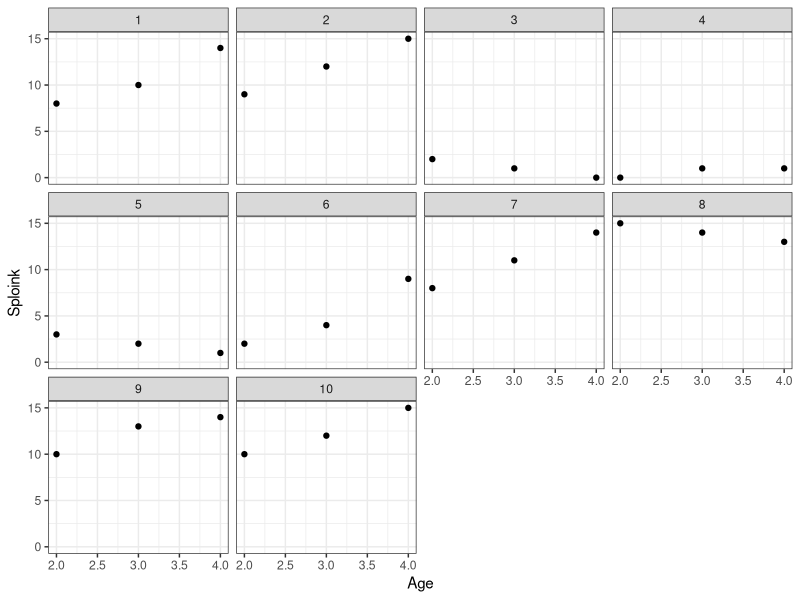
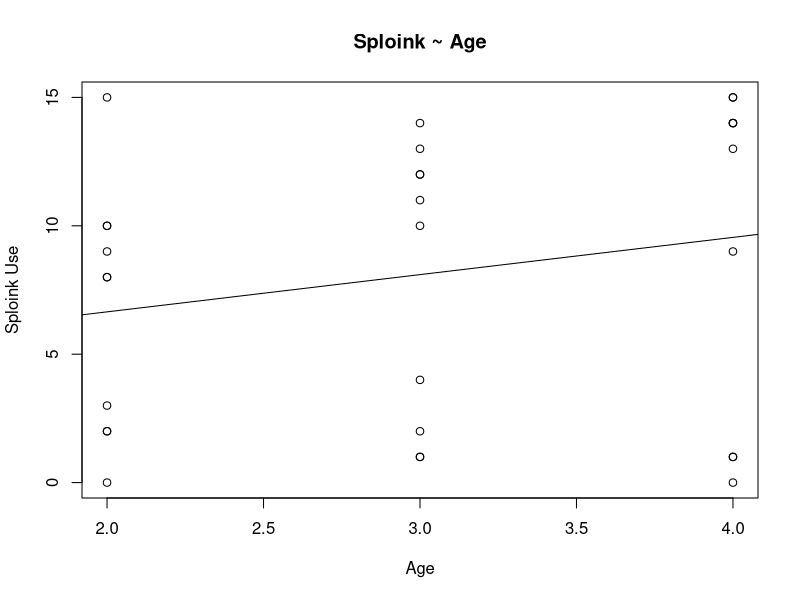
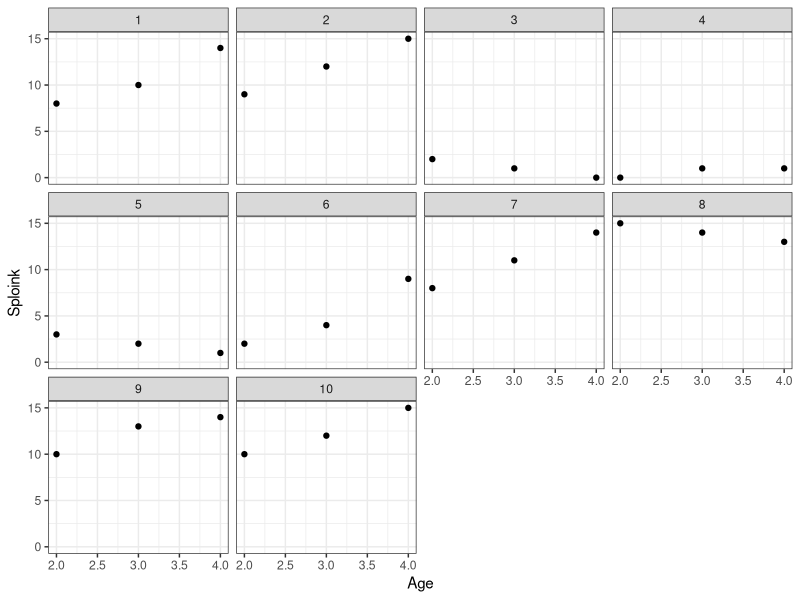

Reproduce these figures in R, in order. (Note: this script raises an error after producing the figures.)
# Figure 1
sdat = read.delim("sploink.txt")

tiff(filename = "ch13.figure1.tiff", height = 1350, width = 1800, unit = "px",
     compression = c("lzw"), res = 300)

plot(Sploink ~ Age, data = sdat, main = "Sploink ~ Age",
     xlab = "Age", ylab = "Sploink Use")
abline(lm(Sploink ~ Age, data = sdat))

dev.off()

# Figure 2
library(ggplot2)
qplot(Age, Sploink, data = sdat, facets = ~ Child) + theme_bw()

ggsave(filename = "ch13.figure2.tiff", height = 1350, width = 2700, units = "px",
       compression = c("lzw"), dpi = 300)

# Figure 3
g = rep(1:10, 10)
lm.coefs = numeric(20) 
lme.coefs = numeric(20) 
for (i in 1:20) { 
  set.seed(i * 10)
  dat = data.frame(y = rnorm(100), g, x = runif(100)) 
  lm.i = lm(y ~ x, data = dat)
  coefs.lm = coef(lm.i)
  lm.coefs[i] = coefs.lm["x"] 
  lme.i = lmer(y ~ x + (x|g), data = dat)
  lme.sum = summary(lme.i)
  lme.coefs[i] = lme.sum$coefficients["x", 1]
} 

tiff(filename = "ch13.figure3.tiff", height = 1350, width = 1800, unit = "px",
     compression = c("lzw"), res = 300)

plot(lm.coefs, lme.coefs, main = "Linear Regression vs. LME Coefficients",
     xlab = "Linear Regression X", ylab = "LME X") 

dev.off()